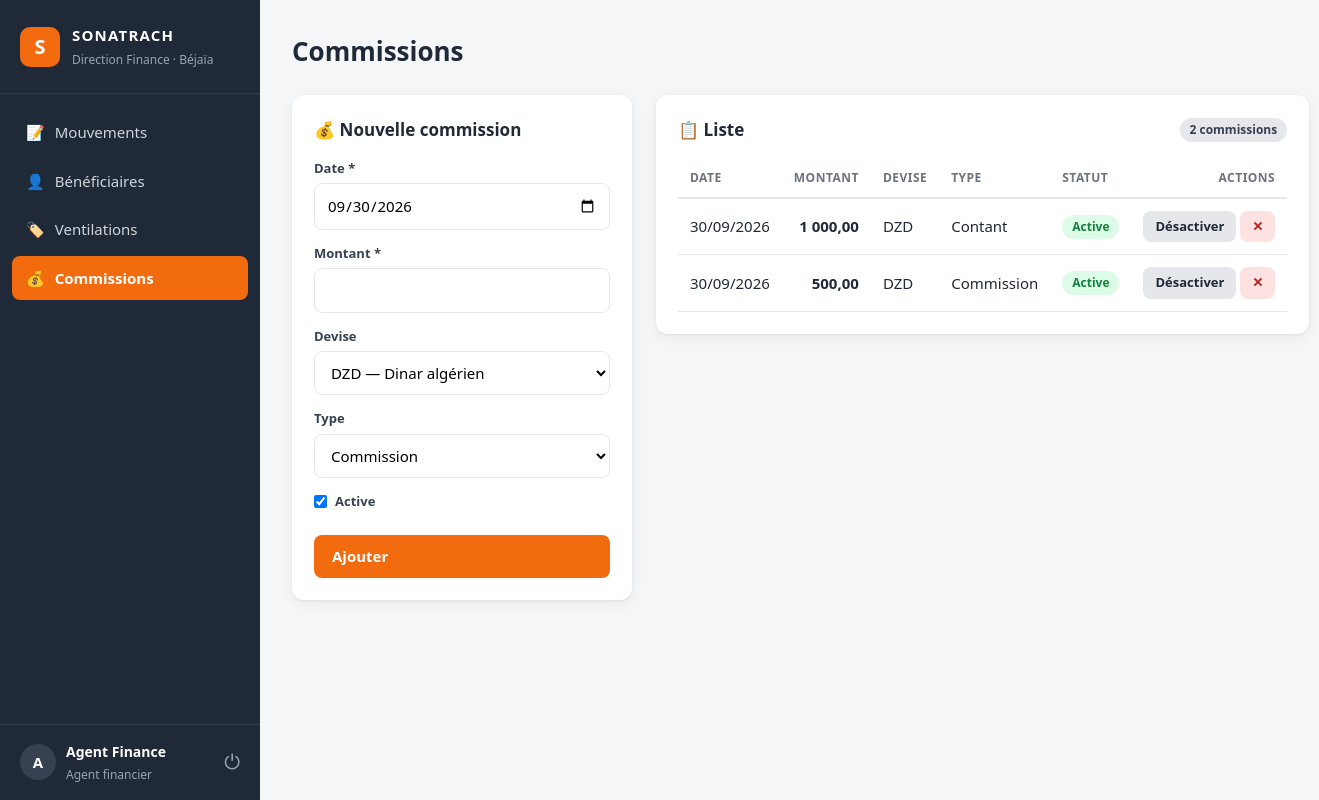
/commissions.php (signed in), run on the app's committed database.
### tables this page shows
CREATE TABLE commissions (
  id              INT AUTO_INCREMENT PRIMARY KEY,
  date_commission DATE NOT NULL,
  montant         DECIMAL(15,2) NOT NULL,
  devise          ENUM('DZD','EUR','USD') NOT NULL DEFAULT 'DZD',
  type            ENUM('Contant','Commission') NOT NULL,
  actif           TINYINT(1) NOT NULL DEFAULT 1
);

### bootstrap.php (called while the page is built, shortened)
<?php
function e($value): string
{
    return htmlspecialchars((string)($value ?? ''), ENT_QUOTES, 'UTF-8');
}
function fdate(?string $date): string
{
    return $date ? date('d/m/Y', strtotime($date)) : '-';
}

### commissions.php (the view, shortened to what this page needs)
<?php
require __DIR__ . '/bootstrap.php';
require __DIR__ . '/layout.php';
$commissions = $pdo->query('SELECT * FROM commissions ORDER BY date_commission DESC, id DESC')->fetchAll();
?>
<div class="two-col">
    <div class="card">
        <h2>💰 Nouvelle commission</h2>
        <form method="POST" class="form-grid stack">
            <div><label>Date *</label><input type="date" name="date_commission" value="<?= date('Y-m-d') ?>" required></div>
            <div><label>Montant *</label><input type="number" name="montant" step="0.01" min="0.01" required></div>
            <div>
                <label>Devise</label>
                <select name="devise">
                    <option value="DZD">DZD — Dinar algérien</option>
                </select>
            </div>
            <div>
                <label>Type</label>
                <select name="type"><option>Commission</option><option>Contant</option></select>
            </div>
            <div class="check"><input type="checkbox" id="actif" name="actif" value="1" checked><label for="actif">Active</label></div>
            <button class="btn" type="submit">Ajouter</button>
        </form>
    </div>
    <div class="card">
        <div class="card-head"><h2>📋 Liste</h2><span class="badge b-gray"><?= count($commissions) ?> commissions</span></div>
        <div class="table-wrap">
        <table>
            <thead><tr><th>Date</th><th class="num">Montant</th><th>Devise</th><th>Type</th><th>Statut</th><th class="num">Actions</th></tr></thead>
            <tbody>
            <?php foreach ($commissions as $c): ?>
                <tr>
                    <td><?= fdate($c['date_commission']) ?></td>
                    <td class="num"><strong><?= number_format((float)$c['montant'], 2, ',', ' ') ?></strong></td>
                    <td><?= e($c['devise']) ?></td>
                    <td><?= e($c['type']) ?></td>
                    <td><span class="badge <?= $c['actif'] ? 'b-green' : 'b-red' ?>"><?= $c['actif'] ? 'Active' : 'Inactive' ?></span></td>
                    <td class="num">
                        <form method="POST" class="inline">
                            <button class="btn btn-secondary btn-sm" name="action" value="toggle"><?= $c['actif'] ? 'Désactiver' : 'Activer' ?></button>
                        </form>
                        <form method="POST" class="inline" onsubmit="return confirm('Supprimer cette commission ?')">
                            <button class="btn btn-danger btn-sm" name="action" value="delete">✕</button>
                        </form>
                    </td>
                </tr>
            <?php endforeach; ?>
            </tbody>
        </table>
        </div>
    </div>
</div>

### style.css (style rules this page uses)
:root { --orange: #f26b0f; --orange-dark: #d85a06; --orange-soft: #fff1e6; --ink: #1f2937; --muted: #6b7280; --line: #e5e7eb; --bg: #f5f6f8; --card: #ffffff; --green: #15803d; --green-soft: #dcfce7; --red: #b91c1c; --red-soft: #fee2e2; --amber-soft: #fef3c7; --amber: #92400e; --blue-soft: #dbeafe; --blue: #1d4ed8; --radius: 12px; --shadow: 0 1px 3px rgba(0,0,0,.06), 0 4px 14px rgba(0,0,0,.05); }
* { box-sizing: border-box; margin: 0; padding: 0; }
body { font-family: system-ui, -apple-system, "Segoe UI", Roboto, Arial, sans-serif; background: var(--bg); color: var(--ink); line-height: 1.5; font-size: 15px; }
.card { background: var(--card); border-radius: var(--radius); box-shadow: var(--shadow); padding: 22px; margin-bottom: 24px; }
.card h2 { font-size: 17px; margin-bottom: 16px; }
.card-head { display: flex; justify-content: space-between; align-items: center; margin-bottom: 16px; gap: 12px; flex-wrap: wrap; }
.card-head h2 { margin: 0; }
.form-grid { display: grid; grid-template-columns: repeat(auto-fit, minmax(190px, 1fr)); gap: 14px; align-items: end; }
.form-grid.stack { grid-template-columns: 1fr; }
label { display: block; font-size: 13px; font-weight: 600; margin-bottom: 5px; color: #374151; }
input, select, textarea { width: 100%; padding: 10px 12px; border: 1.5px solid var(--line); border-radius: 8px; font: inherit; background: #fff; transition: .15s; }
.check { display: flex; align-items: center; gap: 8px; padding-bottom: 10px; }
.check input { width: auto; }
.check label { margin: 0; }
.btn { display: inline-flex; align-items: center; gap: 6px; padding: 10px 18px; border-radius: 8px; border: none; cursor: pointer; font: inherit; font-weight: 600; text-decoration: none; background: var(--orange); color: #fff; transition: .15s; }
.btn-secondary { background: #e5e7eb; color: var(--ink); }
.btn-danger { background: var(--red-soft); color: var(--red); }
.btn-sm { padding: 6px 12px; font-size: 13px; }
form.inline { display: inline; }
.table-wrap { overflow-x: auto; }
table { width: 100%; border-collapse: collapse; }
th { text-align: left; font-size: 12px; text-transform: uppercase; letter-spacing: .04em; color: var(--muted); padding: 10px 12px; border-bottom: 2px solid var(--line); white-space: nowrap; }
td { padding: 12px; border-bottom: 1px solid var(--line); vertical-align: middle; }
td.num, th.num { text-align: right; white-space: nowrap; }
.badge { display: inline-block; padding: 3px 10px; border-radius: 999px; font-size: 12px; font-weight: 600; }
.b-green { background: var(--green-soft); color: var(--green); }
.b-gray { background: #e5e7eb; color: #374151; }
.two-col { display: grid; grid-template-columns: 340px 1fr; gap: 24px; align-items: start; }

### data on the page
commissions: date_commission "30/09/2026", montant "1 000,00", devise "DZD", type "Contant", actif "Active"
commissions: date_commission "30/09/2026", montant "500,00", devise "DZD", type "Commission", actif "Active"

### other printed values
$icon "📝"
$label "Mouvements"
$icon "👤"
$label "Bénéficiaires"
$icon "🏷️"
$label "Ventilations"
$icon "💰"
$label "Commissions"
mb_strtoupper(mb_substr($_SESSION['nom_complet'] ?? '?', 0, 1)) "A"
$_SESSION['nom_complet'] "Agent Finance"
ROLE_LABEL[$role] "Agent financier"
$title "Commissions"
count($commissions) "2"
